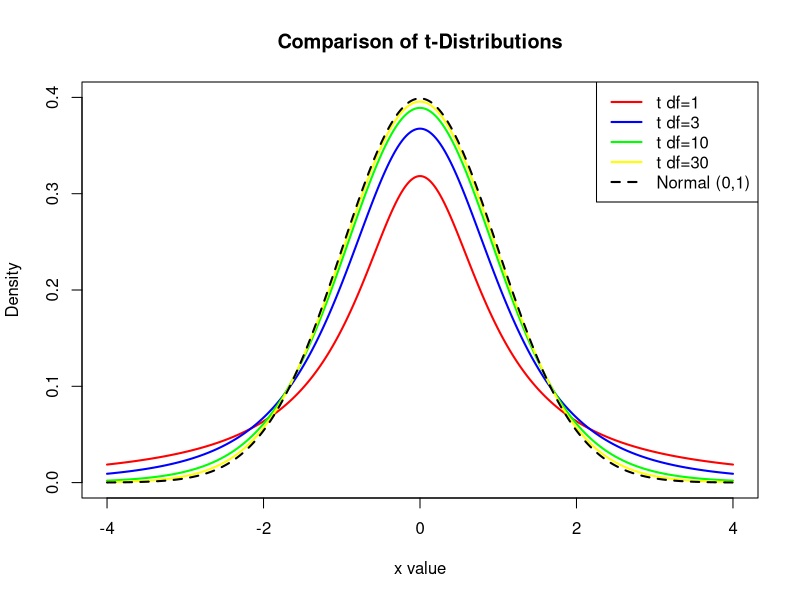
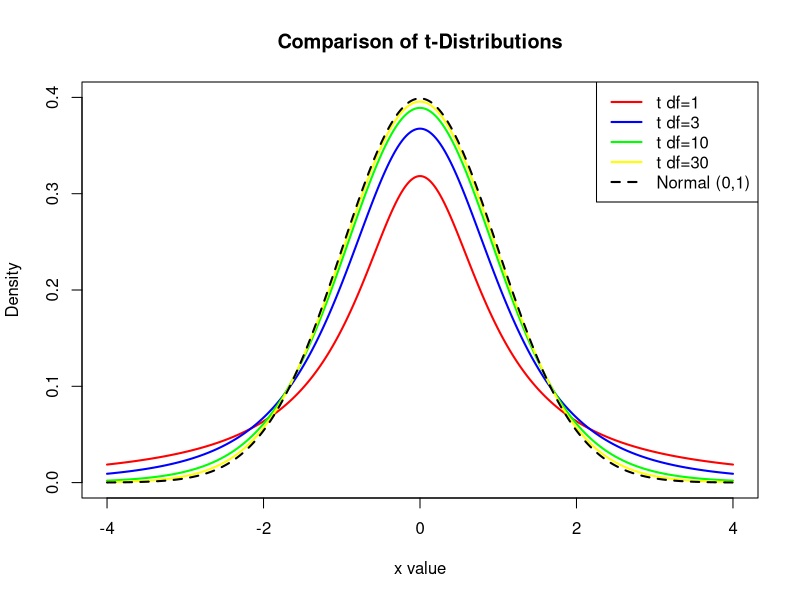
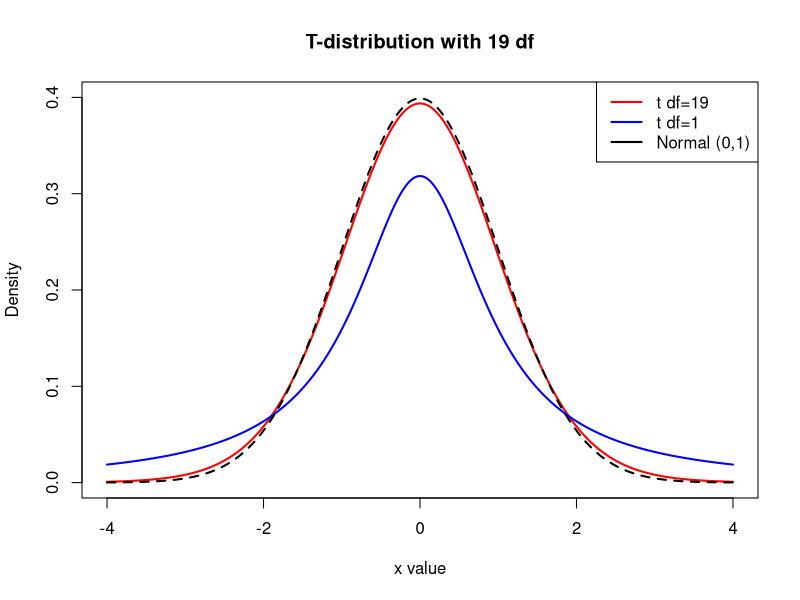

The R script that drew these images, in order:
## ---- chunk 1
#| fig-height: 9
#| fig-alt: "A graph titled Comparison of t-Distributions with five curves: a dashed black curve represents the standard normal distribution, a yellow curve the t distribution with 30 degrees of freedom, a green curve the t distribution with 10 degrees of freedom, a blue curve the t distribution with 3 degrees of freedom, and a red curve the t distribution with 1 degree of freedom. As the degrees of freedom decrease, the t distribution curves become flatter than the normal curve, with wider tails."

# Set up the x-axis values
x <- seq(-4, 4, length = 1000)

# Compute the densities for the t-distributions
y_t1 <- dt(x, df = 1)
y_t3 <- dt(x, df = 3)
y_t10 <- dt(x, df = 10)
y_t30 <- dt(x, df = 30)

# Compute the density for the standard normal distribution
y_norm <- dnorm(x, mean = 0, sd = 1)

# Plot the density for t-distribution with 1 degree of freedom
plot(x, y_t1, type = "l", col = "red", lwd = 2, ylim = c(0, 0.4),
     main = "Comparison of t-Distributions",
     xlab = "x value", ylab = "Density")

# Add the density for t-distribution with 3 degrees of freedom
lines(x, y_t3, col = "blue", lwd = 2)

# Add the density for t-distribution with 10 degrees of freedom
lines(x, y_t10, col = "green", lwd = 2)

# Add the density for t-distribution with 30 degrees of freedom
lines(x, y_t30, col = "yellow", lwd = 2)

# Add the density for the standard normal distribution
lines(x, y_norm, col = "black", lwd = 2, lty = 2)

# Add a legend
legend("topright", legend = c("t df=1", "t df=3", "t df=10", "t df=30", "Normal (0,1)"),
       col = c("red", "blue", "green", "yellow", "black"), lwd = 2, lty = c(1, 1, 1, 1, 2))

## ---- chunk 2
#| fig-height: 9
#| fig-alt: "A graph titled Comparison of t-Distributions with five curves: a dashed black curve represents the standard normal distribution, a yellow curve the t distribution with 30 degrees of freedom, a green curve the t distribution with 10 degrees of freedom, a blue curve the t distribution with 3 degrees of freedom, and a red curve the t distribution with 1 degree of freedom. As the degrees of freedom decrease, the t distribution curves become flatter than the normal curve, with wider tails."

# Set up the x-axis values
x <- seq(-4, 4, length = 1000)

# Compute the densities for the t-distributions
y_t1 <- dt(x, df = 1)
y_t3 <- dt(x, df = 3)
y_t10 <- dt(x, df = 10)
y_t30 <- dt(x, df = 30)

# Compute the density for the standard normal distribution
y_norm <- dnorm(x, mean = 0, sd = 1)

# Plot the density for t-distribution with 1 degree of freedom
plot(x, y_t1, type = "l", col = "red", lwd = 2, ylim = c(0, 0.4),
     main = "Comparison of t-Distributions",
     xlab = "x value", ylab = "Density")

# Add the density for t-distribution with 3 degrees of freedom
lines(x, y_t3, col = "blue", lwd = 2)

# Add the density for t-distribution with 10 degrees of freedom
lines(x, y_t10, col = "green", lwd = 2)

# Add the density for t-distribution with 30 degrees of freedom
lines(x, y_t30, col = "yellow", lwd = 2)

# Add the density for the standard normal distribution
lines(x, y_norm, col = "black", lwd = 2, lty = 2)

# Add a legend
legend("topright", legend = c("t df=1", "t df=3", "t df=10", "t df=30", "Normal (0,1)"),
       col = c("red", "blue", "green", "yellow", "black"), lwd = 2, lty = c(1, 1, 1, 1, 2))

## ---- chunk 3
#| echo: true
alpha <- 0.05
n <- 20

# degrees of freedom
df <- n - 1  

# t critical value
t_crit <- qt(1 - alpha/2, df = df)
t_crit
## ---- chunk 4
#| fig-height: 9
#| fig-alt: "A graph with title T-distribution with 19 degrees of freedom. There are three curves, a black dashed one representing the standard normal distribution, a red one for the t-distribution with 19 degrees of freedom, and a blue one for the t-distribution with 1 degree of freedom. The red curve is similar to the black dashed curve, with slightly wider tails; the blue curve has much wider tails and is not as high-valued at the mean x= 0."

# Set up the x-axis values
x <- seq(-4, 4, length = 1000)

# Compute the densities for the t-distributions
y_t1 <- dt(x, df = 1)
y_t19 <- dt(x, df = 19)


# Compute the density for the standard normal distribution
y_norm <- dnorm(x, mean = 0, sd = 1)

# Plot the density for t-distribution with 1 degree of freedom
plot(x, y_t19, type = "l", col = "red", lwd = 2, ylim = c(0, 0.4),
     main = "T-distribution with 19 df",
     xlab = "x value", ylab = "Density")

# Add the density for t-distribution with 3 degrees of freedom
lines(x, y_t1, col = "blue", lwd = 2)

# Add the density for the standard normal distribution
lines(x, y_norm, col = "black", lwd = 2, lty = 2)

# Add a legend
legend("topright", legend = c("t df=19", "t df=1", "Normal (0,1)"),
       col = c("red", "blue","black"), lwd = 2, lty = c(1, 1, 1, 1, 2))

## ---- chunk 5
#| echo: true
alpha <- 0.05
qnorm(1-(alpha/2), mean = 0, sd = 1)
## ---- chunk 6
#| echo: true
alpha <- 0.05
n <- 30

# degrees of freedom
df <- n - 1  

# t critical value
t_crit <- qt(1 - alpha/2, df = df)
t_crit
## ---- chunk 7
#| echo: false

library(tidyverse)
# Sample size, mean, and standard deviation
n <- 50
xbar <- 0.017
s <- 0.008

# Create a pseudo-sample consistent with the summary statistics
set.seed(123) 
sample_data <- rnorm(n, mean = xbar, sd = s)
df <- as.data.frame(sample_data)
## ---- chunk 8
#| echo: true
df |>
  slice(1:5)
## ---- chunk 9
#| echo: true
t.test(df$sample_data, mu = 0.020)
## ---- chunk 10
pt(2.6012, df=49)
## ---- chunk 11
p_high <- 1-pt(2.6012, df=49)
p_high

2*p_high
## ---- chunk 12
#| echo: false
#| # Create a pseudo-sample consistent with the summary statistics
set.seed(123) 
# Simulated BIOS 600 IQ data
bios600 <- rnorm(30, mean = 120, sd = 15)
## ---- chunk 13
# One-sample t-test (greater than 100)
t.test(bios600, mu = 100)
## ---- chunk 14
#| echo: false
#| # Create a pseudo-sample consistent with the summary statistics
set.seed(123) 
# Simulated BIOS 600 IQ data
bios600 <- rnorm(30, mean = 105, sd = 15)
## ---- chunk 15
# One-sample t-test (greater than 100)
t.test(bios600, mu = 100)
